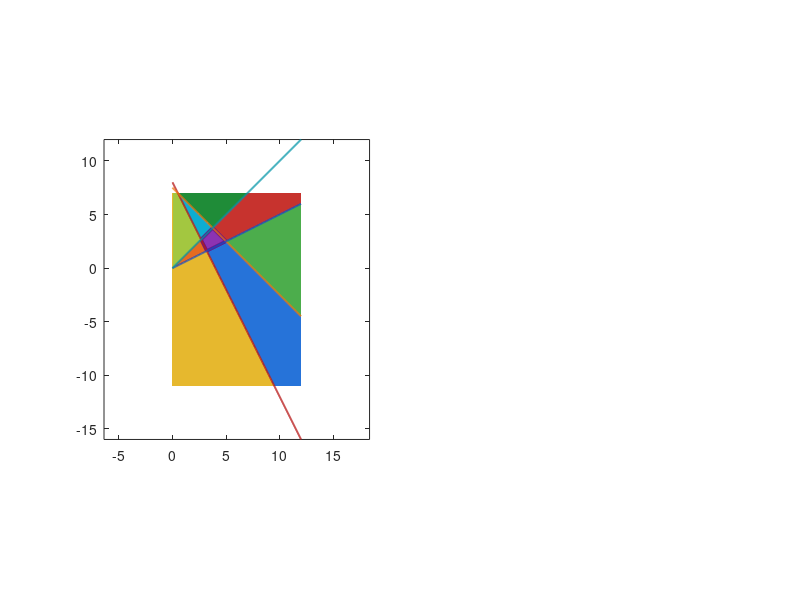

The MATLAB script that drew this image: (Note: this script raises an error after producing the figure.)
function report = run_x1_transformation_stability(outputDir)
%RUN_X1_TRANSFORMATION_STABILITY Rebuild the IFAC-extension transformation example.
%
% This entry keeps three objects separate:
%   (1) x(t), integrated in the original state space;
%   (2) eta(x(t)), evaluated pointwise on that trajectory; and
%   (3) z(t), integrated independently from z(0)=eta(x0) with (50).
% No inverse image is selected on a collapsed axis.  The paper's printed
% certificate is verified before either trajectory is integrated.

if nargin < 1 || isempty(outputDir)
    repoRoot = fileparts(fileparts(mfilename('fullpath')));
    outputDir = fullfile(repoRoot,'results','x1');
end
if ~exist(outputDir,'dir'), mkdir(outputDir); end

game = defineGame();
certificate = verifyPrintedCertificate(game);
assert(certificate.passes,'The printed certificate failed; do not continue to trajectories.');

dt = 1e-3;
tFinal = 5;
x0 = [6.5;-10];
[t,x] = integrateRK4(@(y) originalRhs(game,y),x0,tFinal,dt);
etaImage = zeros(size(x));
originalBranch = zeros(size(x));
for k = 1:size(x,1)
    [etaImage(k,:),originalBranch(k,:)] = etaMap(game,x(k,:)');
end
z0 = etaImage(1,:)';
[tz,z] = integrateRK4(@(y) transformedRhs(game,y),z0,tFinal,dt);
assert(isequal(t,tz),'The two integrations must use the same fixed time grid.');

separation = vecnorm(etaImage-z,2,2);
firstSeparated = find(separation > 1e-3,1,'first');
axisMask = any(originalBranch==0,2) & ~all(originalBranch==0,2);
axisRuns = contiguousRuns(axisMask);
assert(~isempty(firstSeparated) && ~isempty(axisRuns), ...
    'Expected a mapped/independent split and a one-active original segment.');
% The first one-active run is the A-to-B interval where the two eta-space
% curves first split.  Later one-active runs are retained in the CSV.
run = axisRuns(1,:);

branchCheck = verifyBranchConsistency(game);
boundaryCheck = verifyBoundaries(game,certificate);
fprintf('Branch check: points=%d residual=%.12g pass=%d.\n', ...
    branchCheck.fullActiveGridPoints,branchCheck.maxChainRuleResidual,branchCheck.passes);
fprintf('Boundary check: tie=[%d,%d], tie gap=%.12g, V jumps=[%.12g,%.12g], pass=%d.\n', ...
    boundaryCheck.tieSelection(1),boundaryCheck.tieSelection(2), ...
    abs(boundaryCheck.tieDistances(1,1)-boundaryCheck.tieDistances(1,2)), ...
    boundaryCheck.axisVJumpHorizontal,boundaryCheck.axisVJumpVertical,boundaryCheck.passes);
assert(branchCheck.passes && boundaryCheck.passes,'Branch or boundary checks failed.');

Vimage = lyapunovValues(etaImage,certificate);
Vz = lyapunovValues(z,certificate);
plotDomainMap(game,fullfile(outputDir,'x1_domain_map.png'));
plotFiberCollapse(game,fullfile(outputDir,'x1_fiber_collapse.png'));
plotTrajectories(game,t,x,etaImage,z,run,certificate, ...
    fullfile(outputDir,'x1_trajectories_lyapunov.png'));
writeTrajectories(fullfile(outputDir,'x1_trajectories.csv'), ...
    t,x,etaImage,z,originalBranch,separation,Vimage,Vz);

report = struct();
report.source = 'IFAC extension Section V printed parameters';
report.stateOrder = {'x^1','x^2'};
report.objectiveOrder = {'J_1^1','J_2^1','J_1^2','J_2^2'};
report.selectionRule = 'nearest BR; inactive when own gradients have opposite signs or zero product';
report.tieRuleOriginal = 'equal active distances choose objective 1';
report.axisRuleTransformed = 'z_i <= 0 chooses objective 1; z_i > 0 chooses objective 2';
report.inverseOnAxes = 'undefined/set-valued; no representative returned';
report.dt = dt;
report.tFinal = tFinal;
report.x0 = x0;
report.eta0Computed = z0;
report.eta0Printed = [-2.5;-13.5];
report.eta0PrintedResidual = norm(z0-report.eta0Printed);
report.firstSeparationTime = t(firstSeparated);
report.maxSeparation = max(separation);
report.axisSegmentTime = [t(run(1)),t(run(2))];
report.axisSegmentBranches = originalBranch(run(1),:);
report.axisSegmentEtaEndpoints = [etaImage(run(1),:);etaImage(run(2),:)];
report.axisSegmentNormEndpoints = [norm(etaImage(run(1),:));norm(etaImage(run(2),:))];
report.imageNormPositiveSteps = sum(diff(vecnorm(etaImage,2,2))>1e-8);
report.imageVPositiveSteps = sum(diff(Vimage)>1e-8);
report.independentVPositiveSteps = sum(diff(Vz)>1e-8);
report.certificate = certificate;
report.branchCheck = branchCheck;
report.boundaryCheck = boundaryCheck;
save(fullfile(outputDir,'x1_report.mat'),'game','report','t','x','etaImage','z');

fprintf('X1 outputs written to %s\n',outputDir);
fprintf('Printed certificate strict margins: decay %.6g, positivity %.6g.\n', ...
    certificate.strictDecayMargin,certificate.strictPositivityMargin);
fprintf('Computed eta(x0)=[%.6g, %.6g], not the printed [%.6g, %.6g].\n', ...
    z0(1),z0(2),report.eta0Printed(1),report.eta0Printed(2));
fprintf('Mapped and independently integrated trajectories first separate at t=%.6g.\n', ...
    report.firstSeparationTime);
end

function game = defineGame()
game.A = cell(2,2); game.b = cell(2,2);
game.A{1,1}=[-2,-1;-1,-3]; game.b{1,1}=[8;0];
game.A{1,2}=[-4,-4;-4,-12]; game.b{1,2}=[30;0];
game.A{2,1}=[-7,1;1,-2]; game.b{2,1}=[4;0];
game.A{2,2}=[-3,1;1,-1]; game.b{2,2}=[12;0];
game.alpha=[0.5,0.25;5,1];
end

function cert = verifyPrintedCertificate(game)
% Paper equations (58)-(60), using the four-decimal T printed in Section V.
T=[6.2058,-1.0547,-2.5757,0.1138; ...
  -1.0547,4.3862,3.9895,0.6236; ...
  -2.5757,3.9895,6.2058,-2.8365; ...
   0.1138,0.6236,-2.8365,4.3862];
U=[0,1;1,0]; W=U;
assert(all(U(:)>=0) && all(W(:)>=0),'U and W must be entrywise nonnegative.');
template=struct('selected',[],'Atilde',[],'E',[],'P',[], ...
    'decayEigenvalues',[],'positivityEigenvalues',[], ...
    'maxDecayEigenvalue',NaN,'minPositivityEigenvalue',NaN);
branches=repmat(template,2,2);
worstDecay=-Inf; smallestPositive=Inf;
for j1=1:2
    for j2=1:2
        R=coordinateMatrix(game,j1,j2);
        D=diag([game.alpha(1,j1)*game.A{1,j1}(1,1), ...
                game.alpha(2,j2)*game.A{2,j2}(2,2)]);
        At=R*D;
        E=diag([2*j1-3,2*j2-3]);
        F=[E;eye(2)]; P=F'*T*F;
        decay=At'*P+P*At+E'*U*E;
        positivity=P-E'*W*E;
        decayEig=eig((decay+decay')/2);
        positivityEig=eig((positivity+positivity')/2);
        branches(j1,j2)=struct('selected',[j1,j2],'Atilde',At,'E',E,'P',P, ...
            'decayEigenvalues',decayEig,'positivityEigenvalues',positivityEig, ...
            'maxDecayEigenvalue',max(decayEig), ...
            'minPositivityEigenvalue',min(positivityEig));
        worstDecay=max(worstDecay,max(decayEig));
        smallestPositive=min(smallestPositive,min(positivityEig));
    end
end
cert=struct('T',T,'U',U,'W',W,'branches',branches, ...
    'entrywiseNonnegativeU',all(U(:)>=0),'entrywiseNonnegativeW',all(W(:)>=0), ...
    'worstDecayEigenvalue',worstDecay, ...
    'smallestPositivityEigenvalue',smallestPositive, ...
    'strictDecayMargin',-worstDecay,'strictPositivityMargin',smallestPositive, ...
    'passes',worstDecay<0 && smallestPositive>0);
end

function R=coordinateMatrix(game,j1,j2)
R=[game.A{1,j1}(1,:)/game.A{1,j1}(1,1); ...
   game.A{2,j2}(2,:)/game.A{2,j2}(2,2)];
end

function [eta,selected,distances]=etaMap(game,x)
eta=zeros(2,1); selected=zeros(2,1); distances=zeros(2,2);
for i=1:2
    d=zeros(1,2);
    for j=1:2
        d(j)=(game.A{i,j}(i,:)*x+game.b{i,j}(i))/game.A{i,j}(i,i);
    end
    distances(i,:)=d;
    if d(1)*d(2)<=0
        selected(i)=0; eta(i)=0;
    elseif abs(d(1))<=abs(d(2))
        selected(i)=1; eta(i)=d(1);
    else
        selected(i)=2; eta(i)=d(2);
    end
end
eta=eta'; selected=selected';
end

function f=originalRhs(game,x)
[~,selected]=etaMap(game,x); f=zeros(2,1);
for i=1:2
    j=selected(i);
    if j>0
        f(i)=game.alpha(i,j)*(game.A{i,j}(i,:)*x+game.b{i,j}(i));
    end
end
end

function f=transformedRhs(game,z)
% Equation (50) is integrated directly.  This is not eta(x(t)).
% The axes have no unique original inverse; only a deterministic forward
% branch is chosen here.  The nonpositive side uses objective 1.
j=[1+(z(1)>0),1+(z(2)>0)];
R=coordinateMatrix(game,j(1),j(2));
D=diag([game.alpha(1,j(1))*game.A{1,j(1)}(1,1), ...
        game.alpha(2,j(2))*game.A{2,j(2)}(2,2)]);
f=R*D*z;
end

function [t,y]=integrateRK4(rhs,y0,tFinal,dt)
n=round(tFinal/dt); t=(0:n)'*dt; y=zeros(n+1,numel(y0)); y(1,:)=y0(:)';
for k=1:n
    q=y(k,:)'; k1=rhs(q); k2=rhs(q+dt*k1/2);
    k3=rhs(q+dt*k2/2); k4=rhs(q+dt*k3);
    y(k+1,:)=(q+dt*(k1+2*k2+2*k3+k4)/6)';
end
end

function runs=contiguousRuns(mask)
edges=diff([false;mask(:);false]); starts=find(edges==1); stops=find(edges==-1)-1;
runs=[starts,stops];
end

function out=verifyBranchConsistency(game)
[X,Y]=meshgrid(linspace(-5,16,91),linspace(-11,8,83));
maxResidual=0; count=0; outsideAssumedSignMap=0;
for k=1:numel(X)
    x=[X(k);Y(k)]; [eta,selected]=etaMap(game,x);
    if all(selected>0) && all(abs(eta)>1e-8)
        signSelected=[1+(eta(1)>0),1+(eta(2)>0)];
        if any(signSelected~=selected)
            outsideAssumedSignMap=outsideAssumedSignMap+1;
            continue;
        end
        lhs=coordinateMatrix(game,selected(1),selected(2))*originalRhs(game,x);
        rhs=transformedRhs(game,eta');
        maxResidual=max(maxResidual,norm(lhs-rhs)); count=count+1;
    end
end
out=struct('fullActiveGridPoints',count,'maxChainRuleResidual',maxResidual, ...
    'fullActivePointsOutsideAssumedSignMap',outsideAssumedSignMap, ...
    'passes',count>0 && maxResidual<1e-10);
end

function out=verifyBoundaries(game,cert)
% Active distance ties choose objective 1 in etaMap, matching legacy <=.
xTie=[7;7]; [~,selTie,distTie]=etaMap(game,xTie);
% On z axes no inverse is requested.  Adjacent P matrices must agree on-axis.
z1=[1;0]; z2=[0;1];
v12=z1'*cert.branches(1,1).P*z1-z1'*cert.branches(1,2).P*z1;
v21=z2'*cert.branches(1,1).P*z2-z2'*cert.branches(2,1).P*z2;
out=struct('tieProbe',xTie,'tieDistances',distTie,'tieSelection',selTie, ...
    'axisInverseReturned',false,'axisVJumpHorizontal',abs(v12), ...
    'axisVJumpVertical',abs(v21),'passes',selTie(1)==1 && ...
    abs(distTie(1,1)-distTie(1,2))<1e-12 && abs(v12)<1e-12 && abs(v21)<1e-12);
end

function V=lyapunovValues(Z,cert)
V=zeros(size(Z,1),1);
for k=1:size(Z,1)
    j=[1+(Z(k,1)>0),1+(Z(k,2)>0)]; P=cert.branches(j(1),j(2)).P;
    V(k)=Z(k,:)*P*Z(k,:)';
end
end

function plotDomainMap(game,path)
fig=figure('Color','w','Visible','off','Position',[40,40,1500,690]);
palette=domainPalette(); xBounds=[0,12]; yBounds=[-11,7];
[X,Y]=meshgrid(linspace(xBounds(1),xBounds(2),300),linspace(yBounds(1),yBounds(2),300));
C=zeros(size(X)); E=zeros(numel(X),2);
for k=1:numel(X)
    [e,s]=etaMap(game,[X(k);Y(k)]); C(k)=3*s(1)+s(2); E(k,:)=e;
end

ax1=subplot(1,2,1,'Parent',fig);hold(ax1,'on');axis(ax1,'equal');box(ax1,'on');
imagesc(ax1,X(1,:),Y(:,1),C);set(ax1,'YDir','normal');colormap(ax1,palette);caxis(ax1,[-.5,8.5]);
plotGameGeometry(ax1,game,xBounds,yBounds,true);
for code=0:8
    mask=C==code;
    if any(mask(:))
        text(ax1,median(X(mask)),median(Y(mask)),domainLabel(code), ...
            'HorizontalAlignment','center','FontWeight','bold','FontSize',9, ...
            'BackgroundColor','w','Margin',1);
    end
end
xlim(ax1,xBounds);ylim(ax1,yBounds);grid(ax1,'on');
xlabel(ax1,'x^1');ylabel(ax1,'x^2');
title(ax1,{'Original partition inside D_1^1 \cap D_1^2', ...
    'purple X^*(J)=D^{(0,0)}; curves are the four BR boundaries'});

ax2=subplot(1,2,2,'Parent',fig);hold(ax2,'on');axis(ax2,'equal');box(ax2,'on');grid(ax2,'on');
% The pale backgrounds indicate signs only.  Colored samples are the actual
% images of the finite original-space window; no full quadrant is claimed.
patch(ax2,[0,8,8,0],[0,0,8,8],[.88,.88,.88],'FaceAlpha',.18,'EdgeColor','none');
patch(ax2,[-10,0,0,-10],[0,0,8,8],[.88,.88,.88],'FaceAlpha',.18,'EdgeColor','none');
patch(ax2,[-10,0,0,-10],[-14,-14,0,0],[.88,.88,.88],'FaceAlpha',.18,'EdgeColor','none');
patch(ax2,[0,8,8,0],[-14,-14,0,0],[.88,.88,.88],'FaceAlpha',.18,'EdgeColor','none');
for code=[4,5,7,8,1,2,3,6]
    mask=C(:)==code;
    scatter(ax2,E(mask,1),E(mask,2),5,palette(code+1,:),'.');
end
plot(ax2,[-10,8],[0,0],'k-','LineWidth',1.6);plot(ax2,[0,0],[-14,8],'k-','LineWidth',1.6);
plot(ax2,0,0,'o','Color',palette(1,:),'MarkerFaceColor',palette(1,:),'MarkerSize',9);
for code=1:8
    mask=C(:)==code;
    if any(mask)
        p=median(E(mask,:),1); offset=.18*[sign(p(1)+(p(1)==0)),sign(p(2)+(p(2)==0))];
        text(ax2,p(1)+offset(1),p(2)+offset(2),domainLabel(code), ...
            'FontWeight','bold','FontSize',9,'BackgroundColor','w','Margin',1);
    end
end
text(ax2,.25,.25,'D^{(0,0)}','FontWeight','bold','Color',palette(1,:),'BackgroundColor','w');
xlim(ax2,[-10,8]);ylim(ax2,[-14,8]);
xlabel(ax2,'$\tilde{x}^1=\eta^1(x)$','Interpreter','latex');
ylabel(ax2,'$\tilde{x}^2=\eta^2(x)$','Interpreter','latex');
title(ax2,{'Actual image subsets of the same local window', ...
    '2-D domains \rightarrow quadrant subsets; strips \rightarrow axes; Nash \rightarrow origin'});
exportgraphics(fig,path,'Resolution',160);close(fig);
end

function plotFiberCollapse(game,path)
fig=figure('Color','w','Visible','off','Position',[40,40,1500,650]);
palette=domainPalette(); xBounds=[0,12]; yBounds=[-11,7]; targets=[1,0;2,0;0,1;0,2];
[X,Y]=meshgrid(linspace(xBounds(1),xBounds(2),260),linspace(yBounds(1),yBounds(2),260));
kappa=zeros(4,1);
for q=1:4
    vals=[];
    for k=1:numel(X)
        [e,s]=etaMap(game,[X(k);Y(k)]);
        if all(s==targets(q,:)), vals(end+1)=e(1+(targets(q,1)==0)); end %#ok<AGROW>
    end
    vals=sort(vals);kappa(q)=vals(max(1,round(.55*numel(vals))));
end

ax1=subplot(1,2,1,'Parent',fig);hold(ax1,'on');axis(ax1,'equal');box(ax1,'on');grid(ax1,'on');
plotGameGeometry(ax1,game,xBounds,yBounds,false);
fiberHandles=gobjects(4,1);
for q=1:4
    [fx,fy]=fiberPoints(game,targets(q,:),kappa(q),xBounds,yBounds);
    code=3*targets(q,1)+targets(q,2); col=palette(code+1,:);
    fiberHandles(q)=plot(ax1,fx,fy,'-','Color',col,'LineWidth',4);
    keep=find(isfinite(fx));
    if ~isempty(keep)
        marks=keep(round(linspace(1,numel(keep),min(6,numel(keep)))));
        plot(ax1,fx(marks),fy(marks),'o','Color',col,'MarkerFaceColor','w','MarkerSize',5);
    end
end
xlim(ax1,xBounds);ylim(ax1,yBounds);xlabel(ax1,'x^1');ylabel(ax1,'x^2');
title(ax1,{'Representative rank-one fibers in the original space', ...
    'multiple marked x values on each fiber have exactly the same image'});
fiberLabels=cell(1,4);
for q=1:4
    fiberLabels{q}=sprintf('$D^{(%d,%d)}, %ckappa=%+.2f$', ...
        targets(q,1),targets(q,2),char(92),kappa(q));
end
legend(fiberHandles,fiberLabels,'Interpreter','latex','Location','southwest');

ax2=subplot(1,2,2,'Parent',fig);hold(ax2,'on');axis(ax2,'equal');box(ax2,'on');grid(ax2,'on');
plot(ax2,[-10,8],[0,0],'k-','LineWidth',1.6);plot(ax2,[0,0],[-14,8],'k-','LineWidth',1.6);
for q=1:4
    code=3*targets(q,1)+targets(q,2); col=palette(code+1,:);
    if targets(q,1)>0, p=[kappa(q),0]; else, p=[0,kappa(q)]; end
    plot(ax2,p(1),p(2),'o','Color',col,'MarkerFaceColor',col,'MarkerSize',11);
    dy=.25;if all(targets(q,:)==[1,0]),dy=.75;end
    text(ax2,p(1)+.25,p(2)+dy,sprintf('$\\eta(L_{\\kappa}^{%d,%d})=(%+.2f,%+.2f)$', ...
        targets(q,1),targets(q,2),p(1),p(2)),'Interpreter','latex', ...
        'Color',col,'FontWeight','bold','BackgroundColor','w','HorizontalAlignment','left');
end
plot(ax2,0,0,'o','Color',palette(1,:),'MarkerFaceColor',palette(1,:),'MarkerSize',11);
text(ax2,.25,-.65,'\eta(X^*(J))=(0,0)','Color',palette(1,:),'FontWeight','bold','BackgroundColor','w');
xlim(ax2,[-10,12]);ylim(ax2,[-14,8]);
xlabel(ax2,'$\tilde{x}^1=\eta^1(x)$','Interpreter','latex');
ylabel(ax2,'$\tilde{x}^2=\eta^2(x)$','Interpreter','latex');
title(ax2,{'Fibers collapse to single axis points', ...
    'the inverse on an axis is set-valued; no representative is selected'});
exportgraphics(fig,path,'Resolution',160);close(fig);
end

function plotTrajectories(game,t,x,etaImage,z,run,cert,path)
fig=figure('Color','w','Visible','off','Position',[40,40,1500,880]);
ax1=subplot(2,2,1,'Parent',fig);hold(ax1,'on');axis(ax1,'equal');box(ax1,'on');grid(ax1,'on');
[X,Y]=meshgrid(linspace(-5,16,160),linspace(-11,8,150)); Z=zeros(size(X));
for k=1:numel(X), e=etaMap(game,[X(k);Y(k)]); Z(k)=lyapunovValues(e,cert); end
plotGameGeometry(ax1,game,[-5,16],[-11,8],false);
contour(ax1,X,Y,Z,[5,20,50,100,200,400],'Color',[.45,.55,.45]);
plot(ax1,x(:,1),x(:,2),'Color',[0,.45,.15],'LineWidth',2.2);
plot(ax1,x(run(1):run(2),1),x(run(1):run(2),2),'Color',[.90,.25,.05],'LineWidth',3.0);
plot(ax1,x(1,1),x(1,2),'ko','MarkerFaceColor','k');
plot(ax1,x(run(1),1),x(run(1),2),'o','Color',[.90,.25,.05],'MarkerFaceColor','w','LineWidth',1.5);
plot(ax1,x(run(2),1),x(run(2),2),'o','Color',[.90,.25,.05],'MarkerFaceColor',[.90,.25,.05]);
text(ax1,x(run(1),1)+.25,x(run(1),2),'A','FontWeight','bold');
text(ax1,x(run(2),1)+.25,x(run(2),2),'B','FontWeight','bold');
xlim(ax1,[-5,16]);ylim(ax1,[-11,8]);xlabel(ax1,'x^1');ylabel(ax1,'x^2');
title(ax1,{'(1) independently integrated original x(t)','contours: pullback V(\eta(x)) on original grid'});

ax2=subplot(2,2,2,'Parent',fig);hold(ax2,'on');axis(ax2,'equal');box(ax2,'on');grid(ax2,'on');
[E1,E2]=meshgrid(linspace(-10,8,180),linspace(-14,8,180)); G=[E1(:),E2(:)]; VG=lyapunovValues(G,cert);
[~,hContour]=contour(ax2,E1,E2,reshape(VG,size(E1)),[5,20,50,100,200,400],'Color',[.45,.55,.45]);
plot(ax2,[-10,8],[0,0],'k-','LineWidth',1.2,'HandleVisibility','off');
plot(ax2,[0,0],[-14,8],'k-','LineWidth',1.2,'HandleVisibility','off');
hEta=plot(ax2,etaImage(:,1),etaImage(:,2),'-','Color',[0,.45,.15],'LineWidth',2.3);
hZ=plot(ax2,z(:,1),z(:,2),'--','Color',[.55,0,.75],'LineWidth',2.3);
hSegment=plot(ax2,etaImage(run(1):run(2),1),etaImage(run(1):run(2),2),'-','Color',[.90,.25,.05],'LineWidth',3);
hInitial=plot(ax2,etaImage(1,1),etaImage(1,2),'ko','MarkerFaceColor','k');
plot(ax2,etaImage(run(1),1),etaImage(run(1),2),'o','Color',[.90,.25,.05],'MarkerFaceColor','w','LineWidth',1.5);
plot(ax2,etaImage(run(2),1),etaImage(run(2),2),'o','Color',[.90,.25,.05],'MarkerFaceColor',[.90,.25,.05]);
text(ax2,etaImage(run(1),1)+.25,etaImage(run(1),2),'\eta(A)','FontWeight','bold');
text(ax2,etaImage(run(2),1)+.25,etaImage(run(2),2),'\eta(B)','FontWeight','bold');
xlim(ax2,[-10,8]);ylim(ax2,[-14,8]);
xlabel(ax2,'$\tilde{x}^1$','Interpreter','latex');ylabel(ax2,'$\tilde{x}^2$','Interpreter','latex');
title(ax2,{'(2) solid: pointwise image \eta(x(t))','(3) dashed: independently integrated transformed z(t)'});
legend(ax2,[hContour,hEta,hZ,hSegment,hInitial], ...
    {'V contours','\eta(x(t))','z(t) independent','mapped one-active segment','common initial value'}, ...
    'Location','northeast');

ax3=subplot(2,2,3,'Parent',fig);hold(ax3,'on');box(ax3,'on');grid(ax3,'on');
plot(ax3,t,vecnorm(etaImage,2,2),'Color',[0,.45,.15],'LineWidth',1.7);
plot(ax3,t,vecnorm(z,2,2),'--','Color',[.55,0,.75],'LineWidth',1.7);
xline(ax3,t(run(1)),'Color',[.90,.25,.05]);xline(ax3,t(run(2)),'Color',[.90,.25,.05]);
xlabel(ax3,'t');ylabel(ax3,'Euclidean norm');title(ax3,'Norm can temporarily increase; this is not instability by itself');
legend(ax3,{'||\eta(x(t))||_2','||z(t)||_2','separation segment bounds'});

ax4=subplot(2,2,4,'Parent',fig);hold(ax4,'on');box(ax4,'on');grid(ax4,'on');
plot(ax4,t,lyapunovValues(etaImage,cert),'Color',[0,.45,.15],'LineWidth',1.7);
plot(ax4,t,lyapunovValues(z,cert),'--','Color',[.55,0,.75],'LineWidth',1.7);
xlabel(ax4,'t');ylabel(ax4,'V');title(ax4,'Piecewise-quadratic certificate along both eta-space curves');
legend(ax4,{'V(\eta(x(t)))','V(z(t)) independent'});
exportgraphics(fig,path,'Resolution',160);close(fig);
end

function palette=domainPalette()
% Codes are 3*j1+j2.  D^(0,0) is purple and all corresponding original/image
% pieces retain the same color across the two mapping figures.
palette=[.55,.20,.70; .15,.45,.85; .05,.68,.82; .90,.42,.12; ...
         .90,.72,.18; .64,.78,.25; .78,.20,.18; .30,.68,.30; .12,.55,.22];
end

function label=domainLabel(code)
j1=floor(code/3);j2=mod(code,3);label=sprintf('D^{(%d,%d)}',j1,j2);
end

function plotGameGeometry(ax,game,xBounds,yBounds,showAssumptionBoundary)
% Draw the four own-gradient zero sets and the exact Nash polygon.
verts=zeros(4,2); q=0;
for j1=1:2
    for j2=1:2
        q=q+1;R=coordinateMatrix(game,j1,j2);
        r=[game.b{1,j1}(1)/game.A{1,j1}(1,1);game.b{2,j2}(2)/game.A{2,j2}(2,2)];
        verts(q,:)=(-R\r)';
    end
end
h=convhull(verts(:,1),verts(:,2));
palette=domainPalette();
patch(ax,verts(h,1),verts(h,2),palette(1,:),'FaceAlpha',.50, ...
    'EdgeColor',[.40,.08,.52],'LineWidth',2.4);
xx=linspace(xBounds(1),xBounds(2),500); cols={[.72,.10,.10],[.95,.45,.05],[.08,.30,.78],[.00,.58,.65]};q=0;
for i=1:2
    for j=1:2
        q=q+1;A=game.A{i,j};b=game.b{i,j};
        if i==1, yy=-(A(1,1)*xx+b(1))/A(1,2);else, yy=-(A(2,1)*xx+b(2))/A(2,2);end
        plot(ax,xx,yy,'Color',cols{q},'LineWidth',1.35);
    end
end
if showAssumptionBoundary
    xline(ax,0,'k--','LineWidth',1.0);yline(ax,7,'k--','LineWidth',1.0);
end
xlim(ax,xBounds);ylim(ax,yBounds);
end

function [fx,fy]=fiberPoints(game,target,kappa,xBounds,yBounds)
t=linspace(0,1,700);fx=nan(size(t));fy=nan(size(t));
if target(1)>0
    row=game.A{1,target(1)}(1,:)/game.A{1,target(1)}(1,1);
    r=game.b{1,target(1)}(1)/game.A{1,target(1)}(1,1);
    fy=yBounds(1)+(yBounds(2)-yBounds(1))*t;fx=(kappa-r-row(2)*fy)/row(1);
else
    row=game.A{2,target(2)}(2,:)/game.A{2,target(2)}(2,2);
    r=game.b{2,target(2)}(2)/game.A{2,target(2)}(2,2);
    fx=xBounds(1)+(xBounds(2)-xBounds(1))*t;fy=(kappa-r-row(1)*fx)/row(2);
end
for k=1:numel(t)
    if fx(k)<xBounds(1)||fx(k)>xBounds(2)||fy(k)<yBounds(1)||fy(k)>yBounds(2)
        fx(k)=nan;fy(k)=nan;continue
    end
    [~,s]=etaMap(game,[fx(k);fy(k)]);
    if any(s~=target),fx(k)=nan;fy(k)=nan;end
end
end

function writeTrajectories(path,t,x,e,z,b,sep,Ve,Vz)
fid=fopen(path,'w');cleaner=onCleanup(@()fclose(fid)); %#ok<NASGU>
fprintf(fid,'t,x1,x2,eta_x1,eta_x2,z1_independent,z2_independent,j1_original,j2_original,separation,V_eta_x,V_z\n');
for k=1:numel(t)
    fprintf(fid,'%.9g,%.12g,%.12g,%.12g,%.12g,%.12g,%.12g,%d,%d,%.12g,%.12g,%.12g\n', ...
        t(k),x(k,1),x(k,2),e(k,1),e(k,2),z(k,1),z(k,2),b(k,1),b(k,2),sep(k),Ve(k),Vz(k));
end
end
